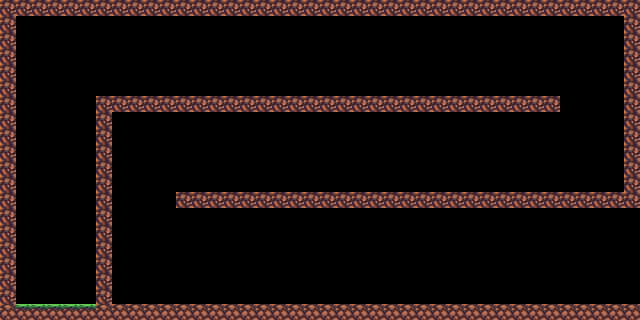

This is a level from a 2D game, rendered from its Tiled map with the project's own tilesets. A one-line summary and the complete map file follow:
An orthogonal 40x20 tile map with 16x16 px tiles, 1 tile layer (Capa de Patrones 1) and 1 object.

<map version="1.2" tiledversion="1.2.4" orientation="orthogonal" renderorder="right-down" width="40" height="20" tilewidth="16" tileheight="16" infinite="0" nextlayerid="3" nextobjectid="2">
 <tileset firstgid="1" source="Map_Presentacion.tsx" />
 <layer id="1" name="Capa de Patrones 1" width="40" height="20">
  <data encoding="csv">
31,31,31,31,31,31,31,31,31,31,31,31,31,31,31,31,31,31,31,31,31,31,31,31,31,31,31,31,31,31,31,31,31,31,31,31,31,31,31,31,
31,0,0,0,0,0,0,0,0,0,0,0,0,0,0,0,0,0,0,0,0,0,0,0,0,0,0,0,0,0,0,0,0,0,0,0,0,0,0,31,
31,0,0,0,0,0,0,0,0,0,0,0,0,0,0,0,0,0,0,0,0,0,0,0,0,0,0,0,0,0,0,0,0,0,0,0,0,0,0,31,
31,0,0,0,0,0,0,0,0,0,0,0,0,0,0,0,0,0,0,0,0,0,0,0,0,0,0,0,0,0,0,0,0,0,0,0,0,0,0,31,
31,0,0,0,0,0,0,0,0,0,0,0,0,0,0,0,0,0,0,0,0,0,0,0,0,0,0,0,0,0,0,0,0,0,0,0,0,0,0,31,
31,0,0,0,0,0,0,0,0,0,0,0,0,0,0,0,0,0,0,0,0,0,0,0,0,0,0,0,0,0,0,0,0,0,0,0,0,0,0,31,
31,0,0,0,0,0,31,31,31,31,31,31,31,31,31,31,31,31,31,31,31,31,31,31,31,31,31,31,31,31,31,31,31,31,31,0,0,0,0,31,
31,0,0,0,0,0,31,0,0,0,0,0,0,0,0,0,0,0,0,0,0,0,0,0,0,0,0,0,0,0,0,0,0,0,0,0,0,0,0,31,
31,0,0,0,0,0,31,0,0,0,0,0,0,0,0,0,0,0,0,0,0,0,0,0,0,0,0,0,0,0,0,0,0,0,0,0,0,0,0,31,
31,0,0,0,0,0,31,0,0,0,0,0,0,0,0,0,0,0,0,0,0,0,0,0,0,0,0,0,0,0,0,0,0,0,0,0,0,0,0,31,
31,0,0,0,0,0,31,0,0,0,0,0,0,0,0,0,0,0,0,0,0,0,0,0,0,0,0,0,0,0,0,0,0,0,0,0,0,0,0,31,
31,0,0,0,0,0,31,0,0,0,0,0,0,0,0,0,0,0,0,0,0,0,0,0,0,0,0,0,0,0,0,0,0,0,0,0,0,0,0,31,
31,0,0,0,0,0,31,0,0,0,0,31,31,31,31,31,31,31,31,31,31,31,31,31,31,31,31,31,31,31,31,31,31,31,31,31,31,31,31,31,
31,0,0,0,0,0,31,0,0,0,0,0,0,0,0,0,0,0,0,0,0,0,0,0,0,0,0,0,0,0,0,0,0,0,0,0,0,0,0,0,
31,0,0,0,0,0,31,0,0,0,0,0,0,0,0,0,0,0,0,0,0,0,0,0,0,0,0,0,0,0,0,0,0,0,0,0,0,0,0,0,
31,0,0,0,0,0,31,0,0,0,0,0,0,0,0,0,0,0,0,0,0,0,0,0,0,0,0,0,0,0,0,0,0,0,0,0,0,0,0,0,
31,0,0,0,0,0,31,0,0,0,0,0,0,0,0,0,0,0,0,0,0,0,0,0,0,0,0,0,0,0,0,0,0,0,0,0,0,0,0,0,
31,0,0,0,0,0,31,0,0,0,0,0,0,0,0,0,0,0,0,0,0,0,0,0,0,0,0,0,0,0,0,0,0,0,0,0,0,0,0,0,
31,0,0,0,0,0,31,0,0,0,0,0,0,0,0,0,0,0,0,0,0,0,0,0,0,0,0,0,0,0,0,0,0,0,0,0,0,0,0,0,
32,3,3,3,3,3,32,32,32,32,32,32,32,32,32,32,32,32,32,32,32,32,32,32,32,32,32,32,32,32,32,32,32,32,32,32,32,32,32,32
</data>
 </layer>
 <objectgroup id="2" name="Capa de Objetos 1" visible="0">
  <object id="1" x="0" y="320">
   <polygon points="0,0 0,-320 640,-320 640,-112 176,-112 176,-128 624,-128 624,-304 16,-304 16,-16 96,-16 96,-224 560,-224 560,-208 112,-208 112,-16 640,-16 640,0" />
  </object>
 </objectgroup>
</map>
